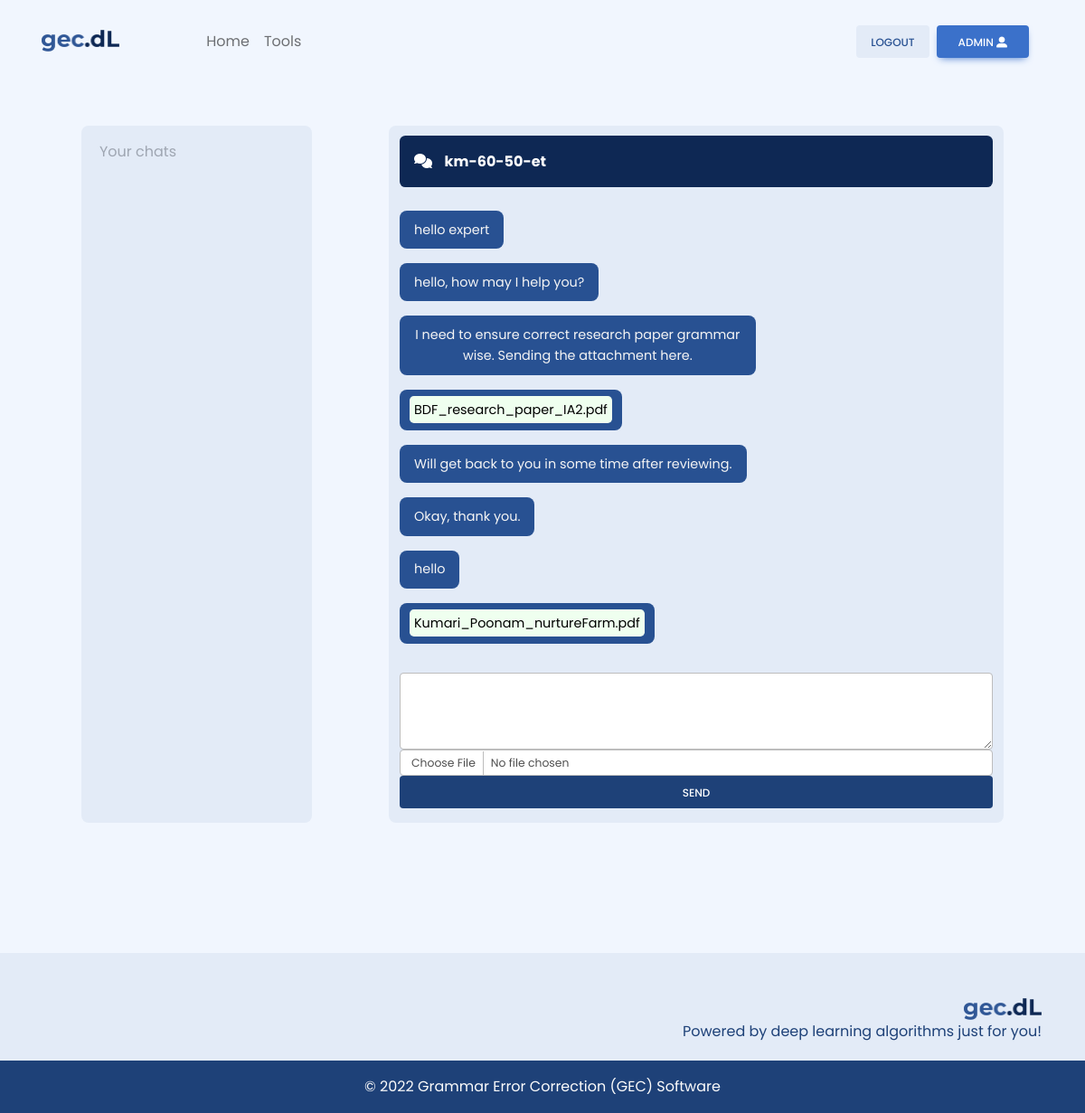
The page /expert/km-60-50-et (signed in) on the database its author committed.
### expert/models.py (models this page shows, shortened)
class Room(models.Model):
    room_name = models.CharField(max_length=255)
    user_room_name = models.CharField(max_length=255, null=True, blank=True)
    expert_room_name = models.CharField(max_length=255, null=True, blank=True)

class Message(models.Model):
    room = models.ForeignKey(Room, on_delete=models.CASCADE)
    sender = models.CharField(max_length=255)
    message = models.TextField(null=True, blank=True)
    attachment = models.FileField(null=True, blank=True, upload_to='chat/')

### expert/views.py (the view, shortened to what this page needs)
# urls.py: path('<str:room_name>', views.messaging, name='room'),
@login_required(login_url='login')
def messaging(request, room_name):
    input_form = InputMessageForm()
    username = request.user
    get_messages = Message.objects.filter(sender=username)
    get_rooms = []
    allusers = []
    allrooms = Room.objects.filter(room_name__in=get_rooms)
    get_room = Room.objects.get(room_name=room_name)
    get_messages = Message.objects.filter(room=get_room)
    get_sender = request.user
    for msg in get_messages:
        if msg.sender!=get_sender:
            get_sender = msg.sender
            break
    context = {
        'convo': True,
        'messages': get_messages,
        'user': request.user,
        'sender': get_sender,
        'room_name': room_name,
        'current_room': get_room,
        'rooms': get_rooms,
        'allrooms': allrooms,
        'allusers': allusers,
        'input_form': input_form,
    }
    return render(request, "expert/chat.html", context)

### expert/forms.py
class InputMessageForm(forms.ModelForm):
    attachment = forms.FileField(
        required = False,
        widget = forms.ClearableFileInput(
            attrs={'class':'m-auto form-control form-control-sm'})
    )
    message = forms.CharField(
        required = False,
        widget = forms.Textarea(
            attrs={'rows':'2',
                   'class': 'form-control'})
    )
    class Meta:
        model = Message
        fields = ('message', 'attachment')

### templates/expert/chat.html (shortened to what this page needs)
{% extends 'base.html' %}
{% load static %}
{% block mainbody %}
    <div class="text-center expert">
        <div class="m-5 row">
            <div class="card bg-secondary-2 col-3 shadow-0">
                    <table class="table table-sm w-100 room_list text-start">
                        <tbody>
                            <div class="text-secondary text-start m-2 mt-3">Your chats</div>
                        </tbody>
                    </table>
            </div>
            <div class="col-1"></div>
            <div class="card bg-secondary-2 col-8 shadow-0">
                {% if convo == False %}
                <div class="no-convo m-3 p-5">
                    <i class="text-secondary fas fa-comments fa-8x mb-4"></i><br>
                    <small class='text-secondary'>Select a conversation</small>
                </div>
                {% else %}
                <div class="chat-user-name  fw-bold text-white p-3 mb-0"><i class="fas fa-comments fw-0"></i>&nbsp;&nbsp;&nbsp; <span  contenteditable="true" id="room_name_display">
                    {% if request.user.profile.user_type == "Normal user" and current_room.user_room_name %}
                        {{current_room.user_room_name}}
                    {% elif request.user.profile.user_type == "Expert user" and current_room.expert_room_name %}
                        {{current_room.expert_room_name}}
                    {% else %}
                        {{room_name}}
                    {% endif %}
                </span></div>
                <div class="parent">
                    <div id="chatbox">
                        {% for msg in messages %}
                            {% if msg.sender != request.user.username %}
                                {% if msg.message %}<p class="msg-recieved">{{msg.message}}</p>{% endif %}
                                {% if msg.attachment %}<p class="msg-recieved attachment">
                                    <a href="../../../../media/{{ msg.attachment }}" target="_blank">{{msg.attachment.name|slice:"5:"}}</a>
                                </p>{% endif %}
                            {% else %}
                                {% if msg.message %}<p class="msg-send">{{msg.message}}</p>{% endif %}
                                {% if msg.attachment %}<p class="msg-send attachment">
                                    <a href="../../../../media/{{ msg.attachment }}" target="_blank">{{ msg.attachment.name|slice:"5:" }}</a>
                                </p>{% endif %}
                            {% endif %}
                        {% endfor %}
                    </div>
                    <form method="post" name="file_form" class="mb-3 mt-3"  enctype="multipart/form-data">
                        {% for f in input_form %}
                            {{f}}
                        {% endfor %}
                        <button type="submit" name="message_submit_button"
                            class="btn btn-primary bg-primary-darker shadow-0 btn-block">send</button>
                    </form>
                </div>
                {% endif %}
            </div>
        </div>
    </div>
{% endblock mainbody %}

### templates/base.html (shortened to what this page needs)
{% load static %}
<!DOCTYPE html>
<html lang="en">
<head>
    <link href="https://cdnjs.cloudflare.com/ajax/libs/font-awesome/6.0.0/css/all.min.css" rel="stylesheet" />
    <link href="https://cdnjs.cloudflare.com/ajax/libs/mdb-ui-kit/6.0.0/mdb.min.css" rel="stylesheet" />
    <link rel="stylesheet" type="text/css" href="https://hinkhoj.com/common/css/keyboard.css" />
    <link rel="stylesheet" href=" {% static 'style/common.css' %} ">
</head>
<body class="bg-1-purple text-black">
    <nav class="navbar navbar-expand-lg navbar-light bg-transparent shadow-0 ">
        <div class="container p-3">
            <a class="navbar-brand me-2" href="{% url 'home' %}">
                <img src="{% static 'assets/images/logo.png' %} " height="24" alt="gec.dL Logo" loading="lazy"
                    style="margin-top: -1px; margin-right: 4em;" />
            </a>
            <div class="collapse navbar-collapse" id="navbarButtonsExample">
                <ul class="navbar-nav me-auto mb-2 mb-lg-0">
                    <li class="nav-item">
                        <a class="nav-link" href="{% url 'home' %}">Home</a>
                    </li>
                    {% if user.is_authenticated and request.user.profile.user_type == "Expert user" %}
                    <li class="nav-item invisible">
                    {% else %}
                    <li class="nav-item">
                    {% endif %}
                        <a class="nav-link" href="{% url 'tools' %}">Tools</a>
                    </li>
                </ul>
                <div class="d-flex align-items-center">
                    {% if user.is_authenticated %}
                    <a href="">
                       <form action="{% url 'logout' %}" method="post">
                        <button type="submit" class="btn btn-secondary px-3 me-2">
                            logout
                        </button>
                       </form>
                    </a>
                    <a href="{% url 'profile' %}"><button type="button" class="btn btn-primary  me-3">
                        {{request.user.username}} <i class="fas fa-user-alt"></i>
                    </button></a>
                    {% endif %}
                </div>
            </div>
        </div>
    </nav>
    <div class="container mt-4 pb-5">
        {% block mainbody %}{% endblock mainbody %}
    </div>
    <footer>
        <div class="text-end p-5 mt-5 pb-1">
            <img src="{% static 'assets/images/logo.png' %}" height="24" alt="gec.dL Logo" loading="lazy" />
            <p class="text-primary-darker">Powered by deep learning algorithms just for you!</p>
        </div>
        <div class="bg-primary-darker p-3 text-light text-center">© 2022 Grammar Error Correction (GEC) Software</div>
    </footer>
</body>
</html>

### static/style/common.css (style rules this page uses)
* { font-family: 'Poppins', sans-serif; }
body { color: black; background-color: #f1f6fe; }
footer { background-color: #e3ebf7; }
.bg-primary-darker { background-color: #1e4178 !important; }
.text-primary-darker { color: #1e4178 !important; }
.bg-secondary-2 { background-color: #e3ebf7 !important; }
div.chat-user-name { border-radius: .4rem; background-color: #0e2854; padding: .3rem 1rem; margin: .7rem 0; text-align: left; }
div#chatbox { display: flex; flex-direction: column; }
p.msg-send, p.msg-recieved { padding: .6rem 1rem; max-width: 60%; border-radius: .5rem; font-size: .9rem; }
p.attachment { padding: .7rem; }
p.attachment > a { background-color: rgb(239, 255, 239); border-radius: .3rem; padding: .3rem; color: black; }
p.msg-recieved { color: whitesmoke; background-color: #285192; margin-right: auto; }
textarea { padding: 1rem !important; }

### templates/expert/chat.html (style rules this page uses)
p.attachment { padding: .7rem; }
p.attachment > a { background-color: rgb(239, 255, 239); border-radius: .3rem; padding: .3rem; color: black; }

### rows shown on the page
Room: room_name "km-60-50-et"
Message: message "hello expert"
Message: message "hello, how may I help you?"
Message: message "I need to ensure correct research paper grammar wise. Sending the attachment here."
Message: attachment.name "BDF_research_paper_IA2.pdf"
Message: message "Will get back to you in some time after reviewing."
Message: message "Okay, thank you."
Message: message "hello"
Message: attachment.name "Kumari_Poonam_nurtureFarm.pdf"

### other values the page prints
{{ request.user.username }} "ADMIN"
